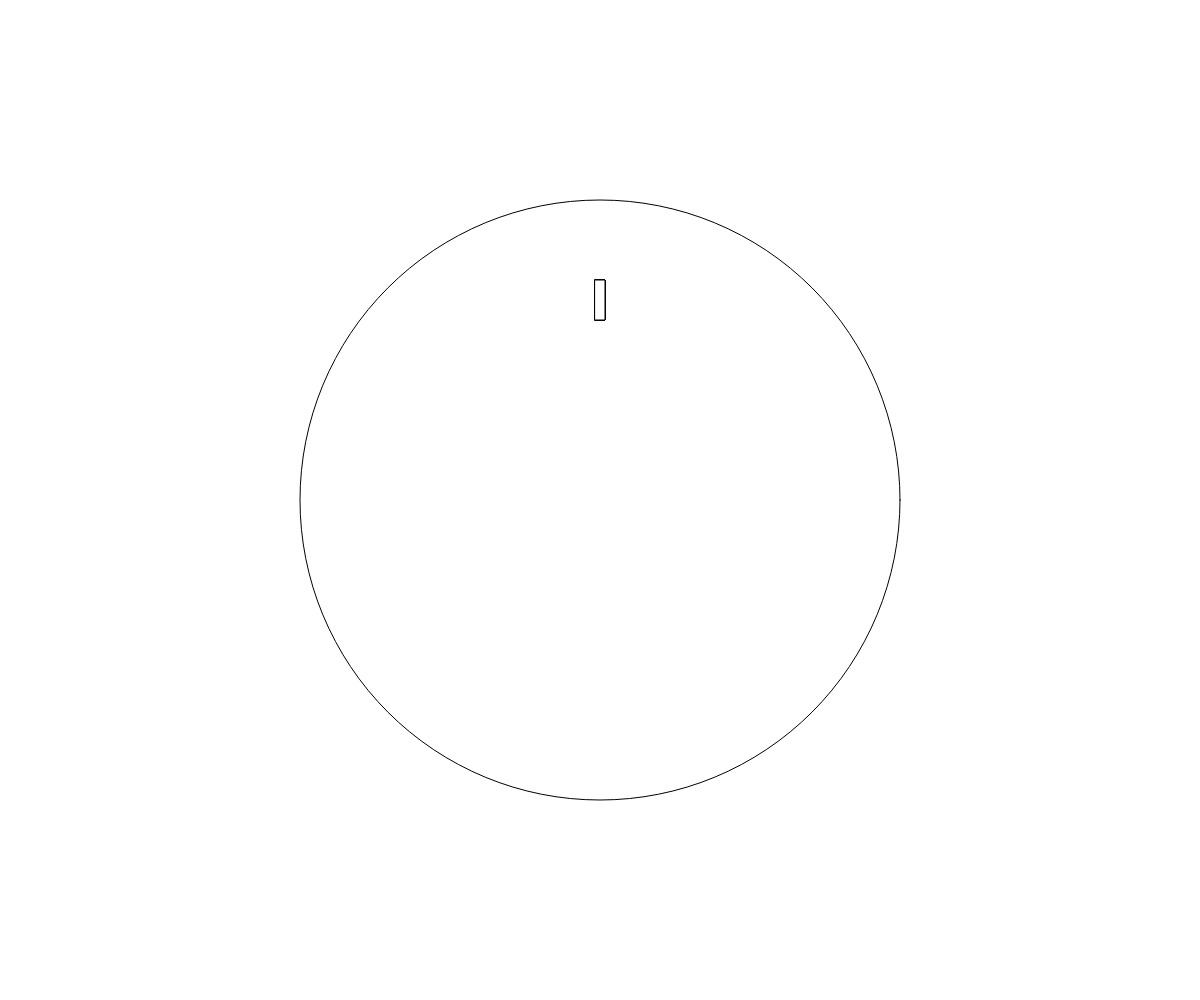
Frame 1 (no input)
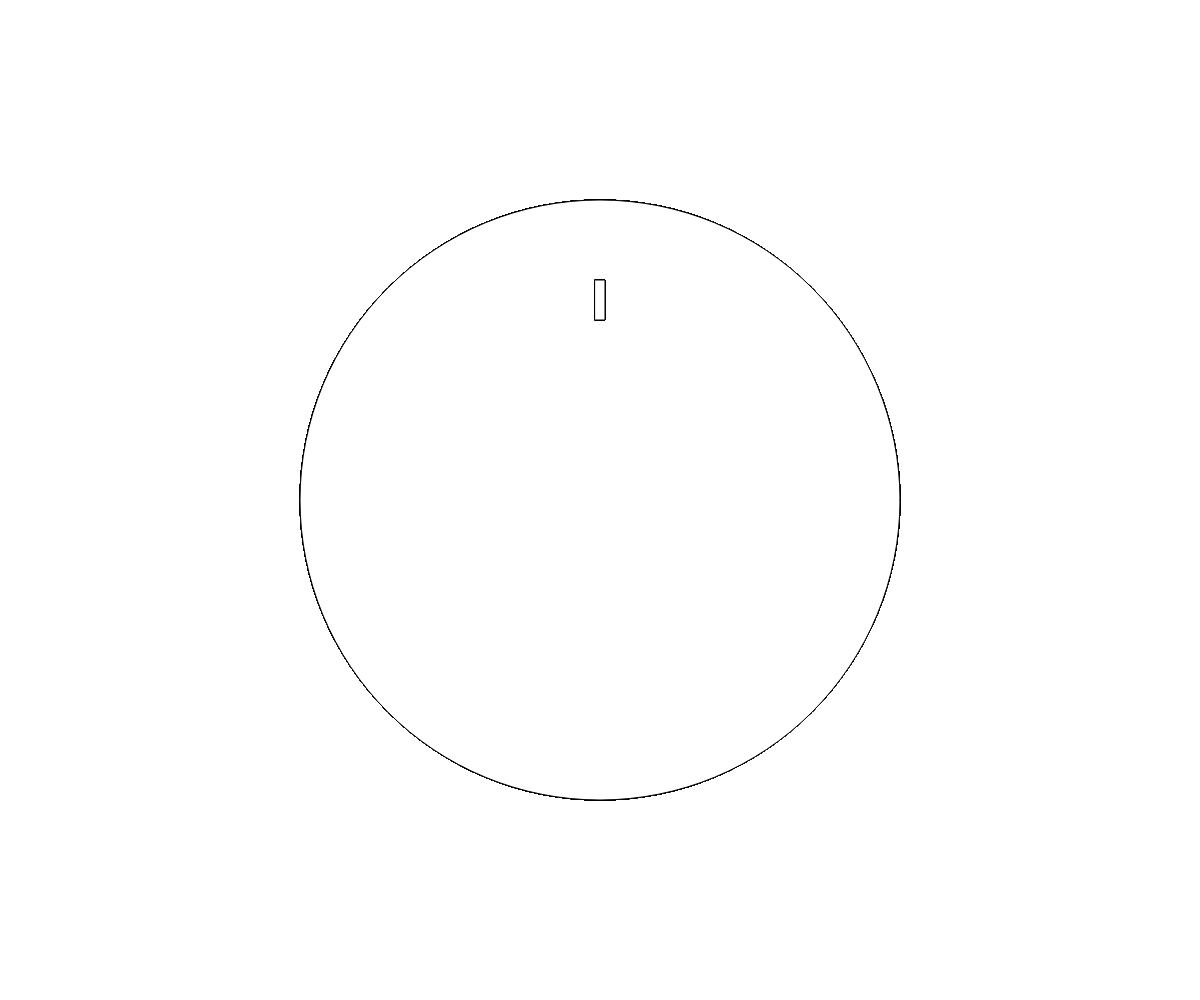
Frame 60 (no input)
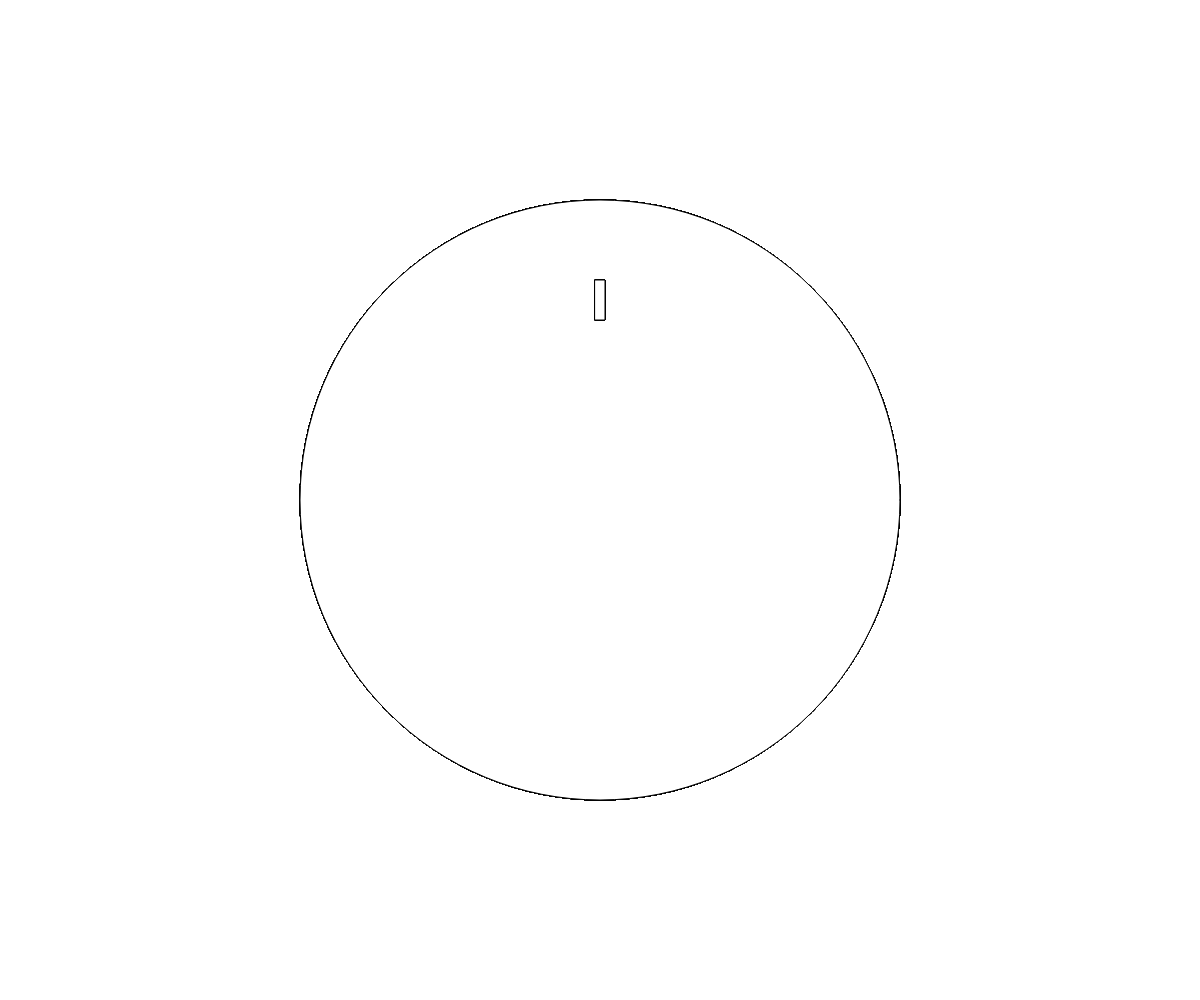
Frame 120 (the mouse pressed at the canvas centre since frame 60)

The p5.js sketch that drew these frames (run headless with seeded random() and noise() and a simulated clock; from frame 60 on, the mouse is pressed at the canvas centre):

// p5.js sketch
// ── sketch.js
function setup() {
  createCanvas(windowWidth, windowHeight);
}

function draw() {
  // let angle = atan2(mouseY - 300, mouseX - 300);

  // background(255);
  // push();
  // translate(300, 300);
  // rotate(angle);
  // fill(0);
  // rect(0, 0, 50, 10);
  // pop();

  drawClock();
}

function drawClock() {
  translate(width / 2, height / 2);
  ellipseMode(CENTER);
  ellipse(0, 0, 600, 600);

  push();
  rectMode(CENTER);
  //draw big ticks
  for (let i = 0; i < 6; i++) {
    rect(0, -200, 10, 40);
  }
  pop();
}
